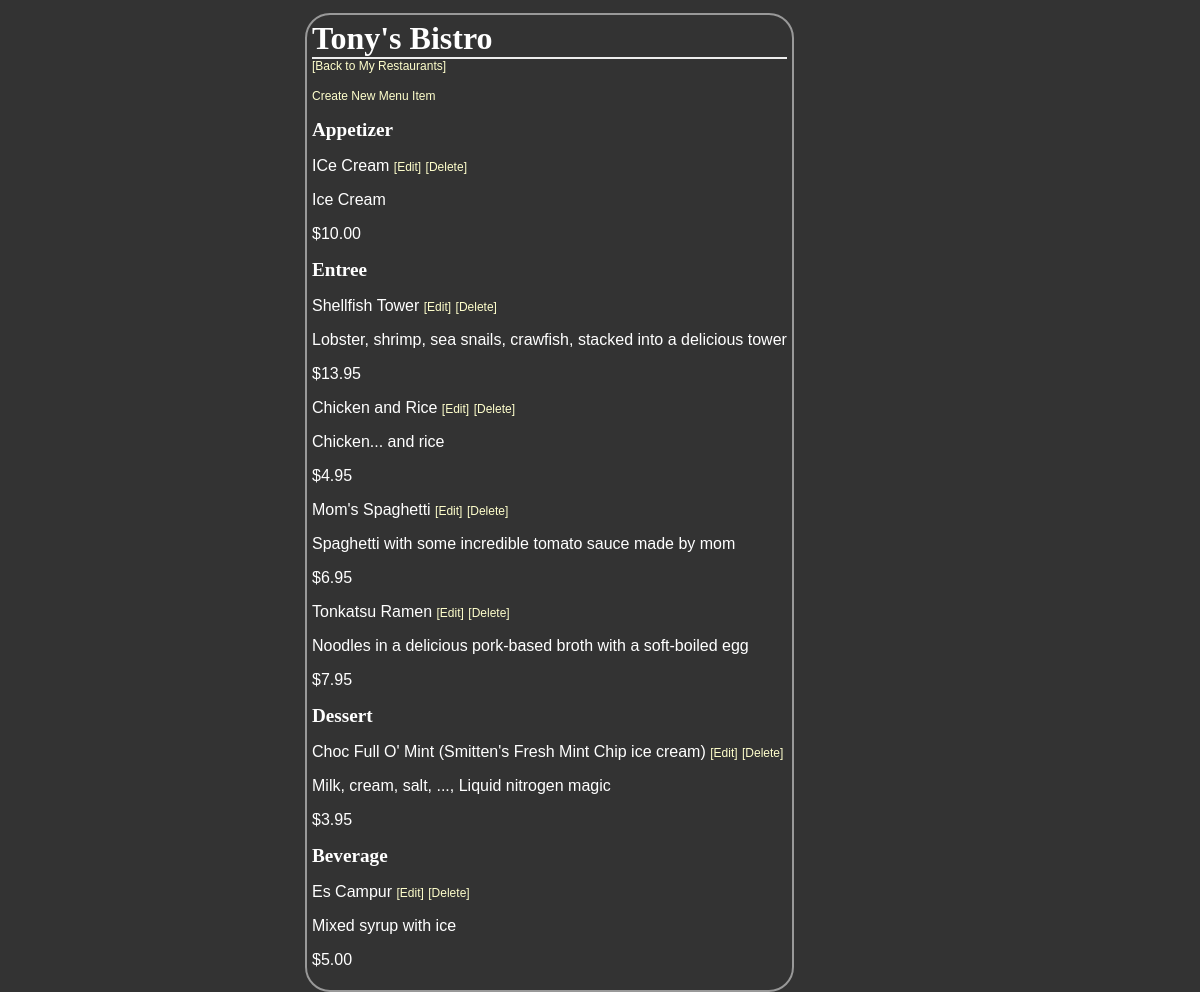
/restaurant/5/menu, run on the app's committed database.
### database_setup.py (models this page shows, shortened)
class Restaurant(Base):
    __tablename__ = 'restaurant'
    id = Column(Integer, primary_key=True)
    name = Column(String(250), nullable=False)

class MenuItem(Base):
    __tablename__ = 'menu_item'
    name = Column(String(80), nullable=False)
    id = Column(Integer, primary_key=True)
    description = Column(String(250))
    price = Column(String(8))
    course = Column(String(250))
    restaurant_id = Column(Integer, ForeignKey('restaurant.id'))
    restaurant = relationship(Restaurant)

### finalproject.py (the view)
@app.route('/restaurant/<int:restaurant_id>')
@app.route('/restaurant/<int:restaurant_id>/')
@app.route('/restaurant/<int:restaurant_id>/menu')
def showMenu(restaurant_id):
    restaurant = session.query(Restaurant).filter_by(id=restaurant_id).one()
    items = session.query(MenuItem).filter_by(restaurant_id=restaurant_id).all()
    appetizerItems = session.query(MenuItem).filter_by(restaurant_id=restaurant_id, course="Appetizer").all()
    entreeItems = session.query(MenuItem).filter_by(restaurant_id=restaurant_id, course="Entree").all()
    dessertItems = session.query(MenuItem).filter_by(restaurant_id=restaurant_id, course="Dessert").all()
    beverageItems = session.query(MenuItem).filter_by(restaurant_id=restaurant_id, course="Beverage").all()
    return render_template('menu 2.html',
                           restaurant_id=restaurant_id,
                           restaurant=restaurant,
                           items=items,
                           appetizerItems=appetizerItems,
                           entreeItems=entreeItems,
                           dessertItems=dessertItems,
                           beverageItems=beverageItems)

### templates/menu 2.html (shortened to what this page needs)
<html>
<head>
	<link rel=stylesheet type=text/css href="{{ url_for('static', filename='styles 2.css') }}">
</head>
<body>
	<div class='pane'>
	<h1>{{restaurant.name}}</h1>
	<a href="{{ url_for('showRestaurants') }}">[Back to My Restaurants]</a>
	{% if items==[] %}
	<p>There is no menu in this restaurant.</p>
	<p><a href="{{ url_for('newMenuItem', restaurant_id=restaurant_id) }}">Create New Menu Item</a></p>
	{% else %}
	<p><a href="{{ url_for('newMenuItem', restaurant_id=restaurant_id) }}">Create New Menu Item</a></p>
	<h2>Appetizer</h2>
	{% if appetizerItems == [] %}
	<p>There is no item in Appetizer.</p>
	{% else %}
	{% for item in appetizerItems %}
	<p>{{ item.name }}
		<a href="{{ url_for('editMenuItem', restaurant_id=restaurant_id, menu_id=item.id) }}">  [Edit]</a>
		<a href="{{ url_for('deleteMenuItem', restaurant_id=restaurant_id, menu_id=item.id) }}"> [Delete]</a>
	</p>
	<p>{{ item.description }}</p>
	<p>{{item.price}}</p>
	{% endfor %}
	{% endif %}
	<h2>Entree</h2>
	{% if entreeItems == [] %}
	<p>There is no item in Entree.</p>
	{% else %}
	{% for item in entreeItems %}
	<p>{{ item.name }}
		<a href="{{ url_for('editMenuItem', restaurant_id=restaurant_id, menu_id=item.id) }}">  [Edit]</a>
		<a href="{{ url_for('deleteMenuItem', restaurant_id=restaurant_id, menu_id=item.id) }}"> [Delete]</a>
	</p>
	<p>{{ item.description }}</p>
	<p>{{ item.price }}</p>
	{% endfor %}
	{% endif %}
	<h2>Dessert</h2>
	{% if dessertItems == [] %}
	<p>There is no item in Dessert.</p>
	{% else %}
	{% for item in dessertItems %}
	<p>{{ item.name }}
		<a href="{{ url_for('editMenuItem', restaurant_id=restaurant_id, menu_id=item.id) }}">  [Edit]</a>
		<a href="{{ url_for('deleteMenuItem', restaurant_id=restaurant_id, menu_id=item.id) }}"> [Delete]</a>
	</p>
	<p>{{ item.description }}</p>
	<p>{{ item.price }}</p>
	{% endfor %}
	{% endif %}
	<h2>Beverage</h2>
	{% if beverageItems == [] %}
	<p>There is no item in Beverage.</p>
	{% else %}
	{% for item in beverageItems %}
	<p>{{ item.name }}
		<a href="{{ url_for('editMenuItem', restaurant_id=restaurant_id, menu_id=item.id) }}">  [Edit]</a>
		<a href="{{ url_for('deleteMenuItem', restaurant_id=restaurant_id, menu_id=item.id) }}"> [Delete]</a>
	</p>
	<p>{{ item.description }}</p>
	<p>{{ item.price }}</p>
	{% endfor %}
	{% endif %}
	{% endif %}
</div>
</body>
</html>

### static/styles 2.css (style rules this page uses)
body { font-family: sans-serif; color: white; background-color: #333333; background-image: url('https://cloud.githubusercontent.com/assets/9041401/6119508/7cbced14-b07e-11e4-9dbd-f01488203879.jpg'); }
h1, h2, h3, h4 { color: #FFFFFF; }
h1, h2 { font-family: 'Georgia', serif; margin: 0; }
h1 { border-bottom: 2px solid #eee; }
h2 { font-size: 1.2em; }
p { color: #ffffff; }
a { text-decoration: none; color:#FFFFCC; font-size: .75em; }
.pane { position:absolute; left: 25%; border: 2px solid; border-radius: 25px; padding: 5px; margin: 5px; border-color: #999999; background-color: #333333; }

### data on the page
Restaurant: name "Tony's Bistro"
MenuItem: name "ICe Cream", description "Ice Cream", price "$10.00"
MenuItem: name "Shellfish Tower", description "Lobster, shrimp, sea snails, crawfish, stacked into a delicious tower", price "$13.95"
MenuItem: name "Chicken and Rice", description "Chicken... and rice", price "$4.95"
MenuItem: name "Mom's Spaghetti", description "Spaghetti with some incredible tomato sauce made by mom", price "$6.95"
MenuItem: name "Tonkatsu Ramen", description "Noodles in a delicious pork-based broth with a soft-boiled egg", price "$7.95"
MenuItem: name "Choc Full O' Mint (Smitten's Fresh Mint Chip ice cream)", description "Milk, cream, salt, ..., Liquid nitrogen magic", price "$3.95"
MenuItem: name "Es Campur", description "Mixed syrup with ice", price "$5.00"
